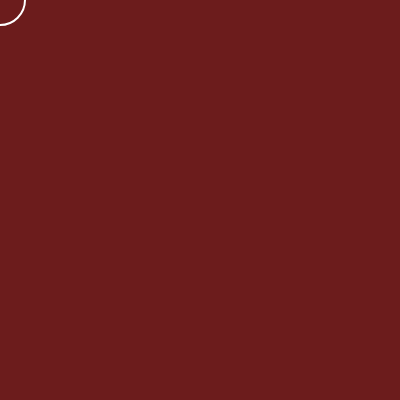
Frame 1 (no input)
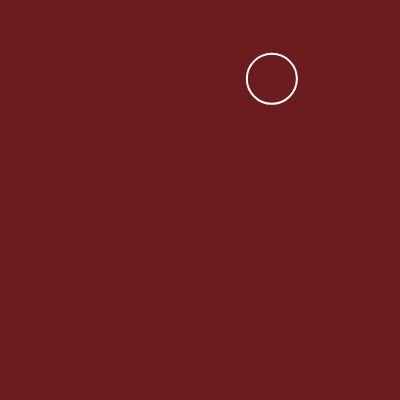
Frame 60 (no input)
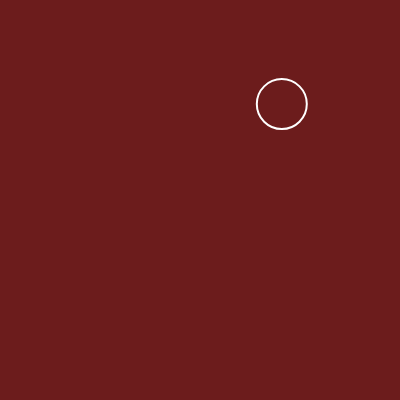
Frame 120 (the mouse pressed at the canvas centre since frame 60)

The p5.js sketch that drew these frames (run headless with seeded random() and noise() and a simulated clock; from frame 60 on, the mouse is pressed at the canvas centre):

// p5.js sketch
// ── sketch.js
let x = 0;
let y = 0;
let targetX = 0;
let targetY = 0;

function setup() {
    createCanvas(400, 400);
    //position of object within the bounds of the frame
    targetX = random(0, 400);
    targetY = random(0, 400);
}

function draw() {
    background("#6c1c1cff");
    noFill();
    stroke(255);
    strokeWeight(2);
    rectMode(CENTER);
    circle(x, y, 50, 50);
    
    
    // use lerp to generate the movmement starting from 0 to the location 
    x = lerp(x, targetX, 0.05);
    y = lerp(y, targetY, 0.05);
    
    let d = dist(x, y, targetX, targetY); // checking the location of the square
    if (d < 1) { //if the location is new, this would make it move to another location automatically without having to move using mouse
        targetX = random(50, width - 50);
        targetY = random(50, height - 50);
    }
}
